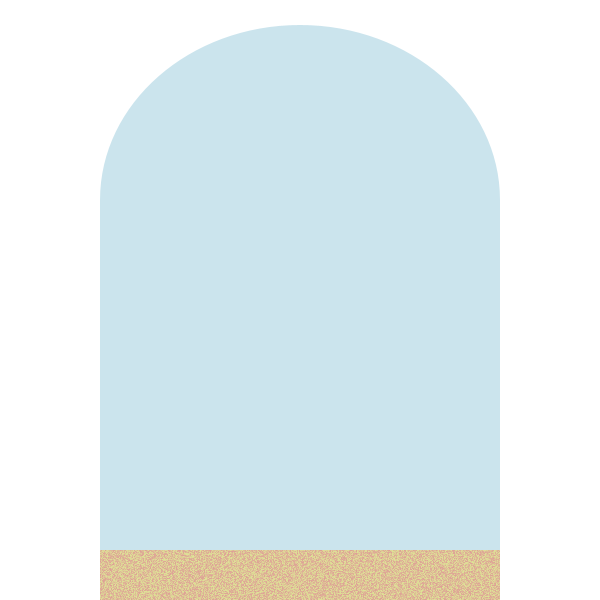
Frame 1 (no input)
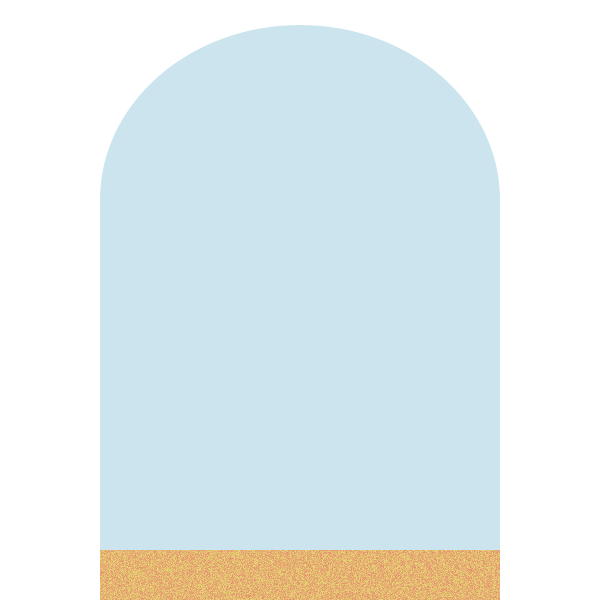
Frame 60 (the mouse pressed at the canvas centre just before this capture)
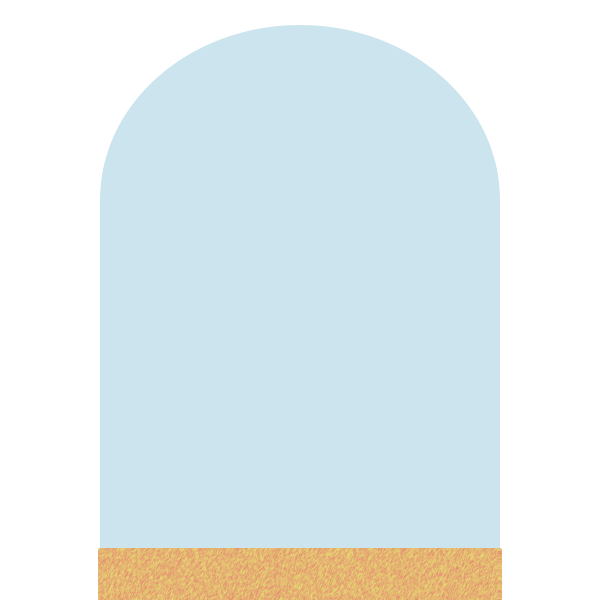
Frame 120 (the mouse held since frame 60 and released just before this capture)

The Processing sketch that drew these frames (run headless with seeded random() and noise(); from frame 60 on, the mouse is pressed at the canvas centre):

// Processing sketch: Magic_Pot
// ── Magic_Pot.pde
int screensizeX=600;
int screensizeY=600;

void settings() {
  size(screensizeX, screensizeY);
}

void setup() {
  colorMode(HSB, 360, 100, 100);
  background(0, 0, 100);
  rectMode(CENTER);
  drawTheGlass(); //Just draws the blue glass
}


void drawTheGlass()
{
  fill(196, 14, 93);
  noStroke();
  rect(screensizeX/2, screensizeY/2+100, 400, 400);
  arc(screensizeX/2, screensizeY/2-100, 400, 350, PI, 2*PI, CHORD);
}


void draw() {
  magicPot(screensizeX/2, screensizeY, 400, 100); //execute the magic pot
}


void drawFlower(int x_flower, int y_flower, int w_petal, int h_petal)  //This function will draw the flowers
{
  noFill();
  strokeWeight(4);
  stroke(int(random(80, 160)), 50, 90);
  bezier(screensizeX/2, screensizeY, screensizeX/2, screensizeY-150, x_flower, y_flower, x_flower, y_flower); //This is the stem of the flowers

  if (y_flower<screensizeY/4) //Here I defined the zones which will result in different color for flowers in different zones
  {
    fill(int(random(120, 160)), 70, 100);
    println("green");
  } else if (screensizeY/4<y_flower && screensizeY/2>y_flower)
  {
    fill(int(random(80, 120)), 70, 100);
    println("yellow");
  } else if (screensizeY/2<y_flower && 3*screensizeY/4>y_flower)
  {
    fill(int(random(40, 80)), 70, 100);
    println("orange");
  } else
  {
    fill(int(random(40)), 70, 100);
    println("red");
  }

  ellipse(x_flower, y_flower, w_petal, h_petal);  //the flower is drawn
}

void magicPot(int x_center, int y_center, int x_dim, int y_dim) //This function draws the magic pot
{
  //stroke(int(random(20,50)), 50, 100);
  for (int x=x_center-x_dim/2; x<x_center+x_dim/2; x++)
  {
    for (int y=y_center-y_dim/2; y<y_center+y_dim/2; y++)
    {
      stroke(int(random(10, 60)), 50, 90);  // I confined the hue to brownish colors
      point(x, y); // The pot consists of points with different colors
    }
  }
}

void mousePressed() {
  drawFlower(mouseX, mouseY, 50, 50);  //If the user clicks, draw a flower
}
